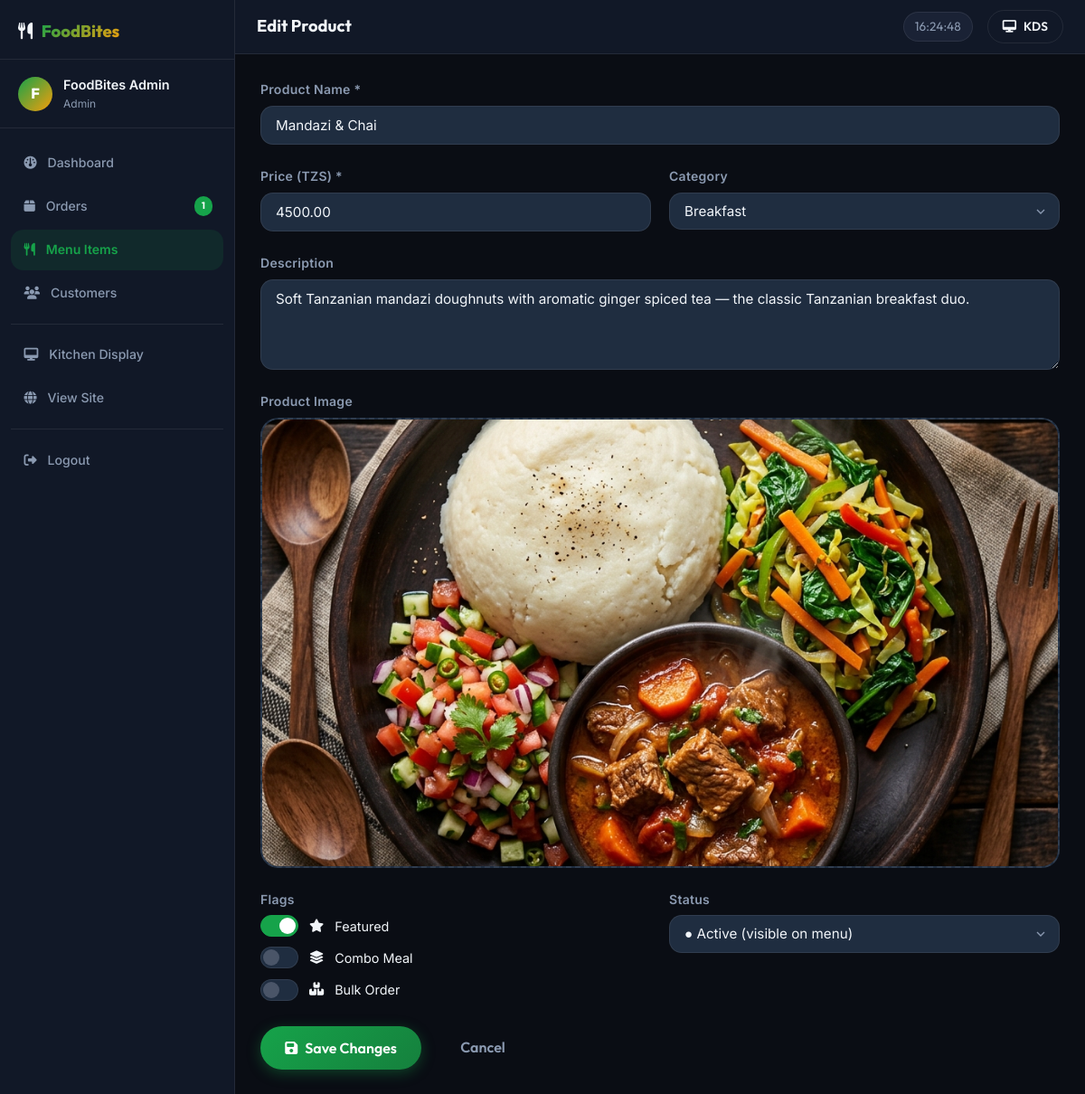
Page /admin/product_form.php?id=1 (signed in) on the committed database.
### tables this page shows
CREATE TABLE `products` (
  `id`          INT(11)                        NOT NULL AUTO_INCREMENT,
  `name`        VARCHAR(150)                   NOT NULL,
  `description` TEXT                           DEFAULT NULL,
  `price`       DECIMAL(10,2)                  NOT NULL,
  `image`       VARCHAR(255)                   DEFAULT NULL,
  `category_id` INT(11)                        DEFAULT NULL,
  `is_combo`    TINYINT(1)                     NOT NULL DEFAULT 0,
  `is_bulk`     TINYINT(1)                     NOT NULL DEFAULT 0,
  `is_featured` TINYINT(1)                     NOT NULL DEFAULT 0,
  `status`      ENUM('active','inactive')      NOT NULL DEFAULT 'active',
  `created_at`  TIMESTAMP                      NOT NULL DEFAULT CURRENT_TIMESTAMP,
  PRIMARY KEY (`id`),
  INDEX `idx_category` (`category_id`),
  INDEX `idx_status`   (`status`),
  FOREIGN KEY (`category_id`) REFERENCES `categories`(`id`) ON DELETE SET NULL
);

CREATE TABLE `categories` (
  `id`         INT(11)     NOT NULL AUTO_INCREMENT,
  `name`       VARCHAR(50) NOT NULL,
  `slug`       VARCHAR(50) NOT NULL UNIQUE,
  `icon`       VARCHAR(40) DEFAULT NULL,
  `sort_order` INT(11)     NOT NULL DEFAULT 0,
  PRIMARY KEY (`id`)
);

### includes/functions.php (called while the page is built, shortened)
<?php
function e(string $str): string
{
    return htmlspecialchars($str, ENT_QUOTES | ENT_HTML5, 'UTF-8');
}

### admin/product_form.php (the view, shortened to what this page needs)
<?php
require_once dirname(__DIR__) . '/includes/functions.php';
$db = getDB();
$id = (int) ($_GET['id'] ?? 0);
$product = null;
if ($id > 0) {
    $stmt = $db->prepare('SELECT * FROM products WHERE id = ?');
    $stmt->execute([$id]);
    $product = $stmt->fetch();
}
$categories = $db->query('SELECT * FROM categories ORDER BY sort_order')->fetchAll();
require_once dirname(__DIR__) . '/includes/admin_header.php';
?>
<div class="form-page-layout">
    <div class="form-card">
        <form method="POST" enctype="multipart/form-data">
            <div class="form-grid-2">
                <div class="form-group form-group-span2">
                    <label class="form-label">Product Name *</label>
                    <input type="text" name="name" class="form-control" required
                           value="<?= e($product['name'] ?? ($_POST['name'] ?? '')) ?>"
                           placeholder="e.g. Ugali na Mchuzi wa Nyama">
                </div>
                <div class="form-group">
                    <label class="form-label">Price (TZS) *</label>
                    <input type="number" name="price" class="form-control" required min="100"
                           value="<?= e($product['price'] ?? ($_POST['price'] ?? '')) ?>"
                           placeholder="8500">
                </div>
                <div class="form-group">
                    <label class="form-label">Category</label>
                    <select name="category_id" class="form-control select-control">
                        <?php foreach ($categories as $cat): ?>
                            <option value="<?= $cat['id'] ?>"
                                <?= ($product['category_id'] ?? ($_POST['category_id'] ?? '')) == $cat['id'] ? 'selected' : '' ?>>
                                <?= e($cat['name']) ?>
                            </option>
                        <?php endforeach; ?>
                    </select>
                </div>
                <div class="form-group form-group-span2">
                    <label class="form-label">Description</label>
                    <textarea name="description" class="form-control" rows="4"
                              placeholder="Describe the dish…"><?= e($product['description'] ?? ($_POST['description'] ?? '')) ?></textarea>
                </div>
                <div class="form-group form-group-span2">
                    <label class="form-label">Product Image</label>
                    <div class="file-upload-area" id="uploadArea" onclick="document.getElementById('imageInput').click()">
                        <img id="imgPreview" src="<?= isset($product['image']) ? productImage($product['image']) : BASE_URL . '/assets/images/default_food.jpg' ?>"
                             alt="Preview" class="img-preview">
                    </div>
                </div>
                <div class="form-group">
                    <label class="form-label">Flags</label>
                    <div class="toggle-group">
                        <label class="toggle-label">
                            <span class="toggle-slider"></span> <i class="fa-solid fa-star"></i> Featured
                        </label>
                        <label class="toggle-label">
                            <span class="toggle-slider"></span> <i class="fa-solid fa-layer-group"></i> Combo Meal
                        </label>
                        <label class="toggle-label">
                            <span class="toggle-slider"></span> <i class="fa-solid fa-boxes-stacked"></i> Bulk Order
                        </label>
                    </div>
                </div>
                <div class="form-group">
                    <label class="form-label">Status</label>
                    <select name="status" class="form-control select-control">
                        <option value="active"   <?= ($product['status'] ?? 'active') === 'active'   ? 'selected' : '' ?>>● Active (visible on menu)</option>
                    </select>
                </div>
            </div>
            <div class="form-actions">
                <button type="submit" class="btn btn-primary btn-lg">
                    <?= $id ? '<i class="fa-solid fa-floppy-disk"></i> Save Changes' : '<i class="fa-solid fa-plus"></i> Add Product' ?>
                </button>
                <a href="<?= BASE_URL ?>/admin/products.php" class="btn btn-ghost btn-lg">Cancel</a>
            </div>
        </form>
    </div>
</div>
<?php require_once dirname(__DIR__) . '/includes/admin_footer.php'; ?>

### assets/css/main.css (style rules this page uses)
:root { --primary: #16A34A; --primary-dark: #15803D; --primary-light:#22C55E; --primary-glow: rgba(22,163,74,0.25); --secondary: #2C7873; --accent: #F59E0B; --pending: #F59E0B; --preparing: #3B82F6; --ready: #22C55E; --delivered: #6B7280; --cancelled: #EF4444; --success: #22C55E; --bg: #0a0d14; --bg-card: #111827; --bg-elevated: #1a2235; --bg-input: #1f2d40; --text: #f1f5f9; --text-muted: #8b9ab1; --text-subtle: #4a5568; --border: rgba(255,255,255,0.08); --shadow-md: 0 8px 24px rgba(0,0,0,0.4); --shadow-lg: 0 20px 60px rgba(0,0,0,0.5); --r-sm: 8px; --r-md: 14px; --r-lg: 20px; --r-xl: 28px; --r-full:9999px; --t-fast:0.15s ease; --t-normal:0.25s ease; --font-display:'Outfit',sans-serif; --font-body:'Inter',sans-serif; }
*,*::before,*::after { box-sizing:border-box;margin:0;padding:0 }
html { scroll-behavior:smooth }
body { font-family:var(--font-body);background:var(--bg);color:var(--text);line-height:1.6;min-height:100vh;-webkit-font-smoothing:antialiased }
img { max-width:100%;height:auto;display:block }
a { text-decoration:none;color:inherit }
button { cursor:pointer;font-family:inherit;border:none;background:none }
.btn { display:inline-flex;align-items:center;justify-content:center;gap:.5rem;padding:.6rem 1.4rem;border-radius:var(--r-full);font-family:var(--font-display);font-weight:600;font-size:.95rem;transition:all var(--t-normal);white-space:nowrap;cursor:pointer }
.btn-primary { background:linear-gradient(135deg,var(--primary),var(--primary-dark));color:#fff;box-shadow:0 4px 15px rgba(22,163,74,.35) }
.btn-ghost { color:var(--text-muted) }
.btn-lg { padding:.7rem 1.7rem;font-size:1rem }
.form-group { display:flex;flex-direction:column;gap:.4rem;margin-bottom:.25rem }
.form-label { font-size:.875rem;font-weight:600;color:var(--text-muted);letter-spacing:.02em }
.form-control { width:100%;background:var(--bg-input);border:1.5px solid var(--border);border-radius:var(--r-md);color:var(--text);padding:.7rem 1rem;font-family:var(--font-body);font-size:.95rem;transition:border-color var(--t-fast),box-shadow var(--t-fast);outline:none }
.form-control::placeholder { color:var(--text-subtle) }
textarea.form-control { resize:vertical;min-height:90px }
.select-control { appearance:none;background-repeat:no-repeat;background-position:right 12px center;background-size:16px;padding-right:2.5rem }
.form-grid-2 { display:grid;grid-template-columns:1fr 1fr;gap:1.25rem }
.form-group-span2 { grid-column:1/-1 }
.form-actions { display:flex;gap:1rem;margin-top:1.5rem }
.toggle-group { display:flex;flex-direction:column;gap:.7rem }
.toggle-label { display:flex;align-items:center;gap:.75rem;cursor:pointer;font-size:.9rem }
.toggle-slider { width:42px;height:24px;background:var(--bg-input);border:1px solid var(--border);border-radius:var(--r-full);position:relative;transition:background var(--t-fast);flex-shrink:0 }
.toggle-slider::after { content:'';position:absolute;width:18px;height:18px;background:var(--text-subtle);border-radius:50%;top:2px;left:2px;transition:transform var(--t-fast),background var(--t-fast) }
.toggle-label input:checked~.toggle-slider { background:var(--primary);border-color:var(--primary) }
.toggle-label input:checked~.toggle-slider::after { transform:translateX(18px);background:#fff }
.file-upload-area { border:2px dashed var(--border);border-radius:var(--r-lg);cursor:pointer;position:relative;overflow:hidden;aspect-ratio:16/9;background:var(--bg-input);transition:border-color var(--t-fast) }
.img-preview { width:100%;height:100%;object-fit:cover }

### assets/css/admin.css (style rules this page uses)
.admin-body { background:var(--bg);min-height:100vh }

### rows in the picture
products: name "Mandazi & Chai", price "4500.00", category_id "Breakfast", description "Soft Tanzanian mandazi doughnuts with aromatic ginger spiced tea — the classic Tanzanian breakfast duo.", status "● Active (visible on menu)"

### other values in the picture
APP_NAME "FoodBites"
substr($_SESSION['user_name'] ?? 'A', 0, 1) "F"
$_SESSION['user_name'] "FoodBites Admin"
$_SESSION['user_role'] "Admin"
$pend "1"
$pageTitle "Edit Product"
